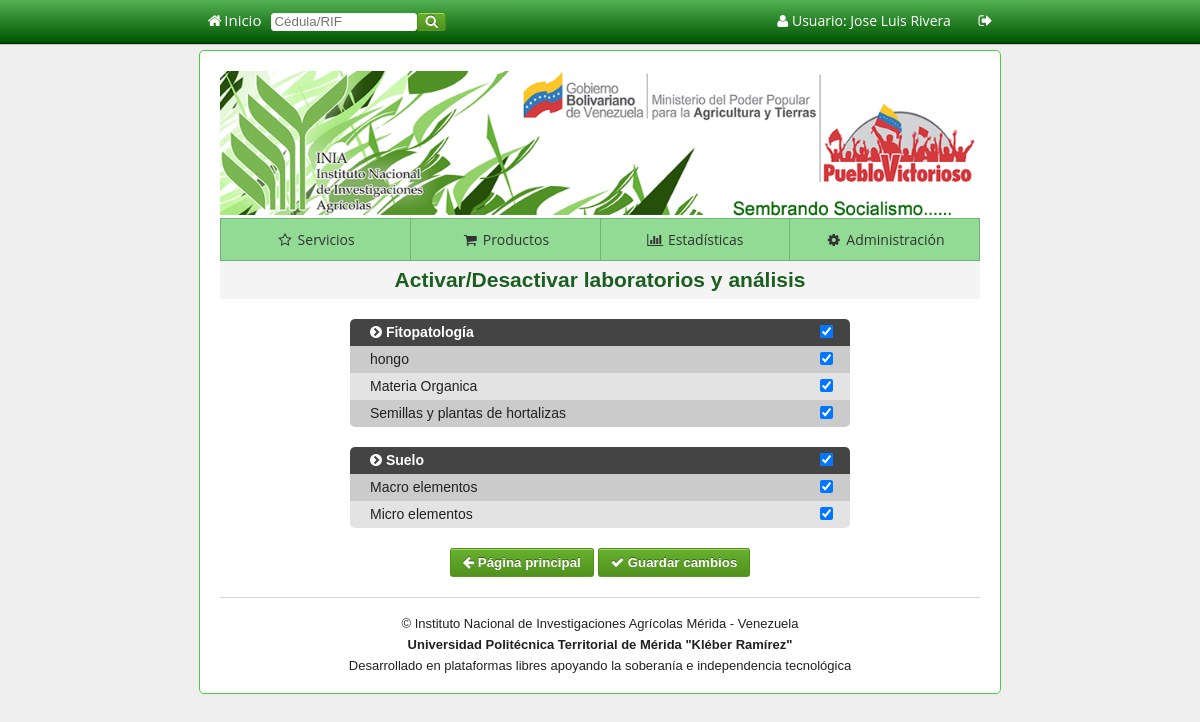
/0/home/estatus (signed in), run on the app's committed database.
### tables this page shows
CREATE TABLE IF NOT EXISTS `laboratorio` (
  `Cod_lab` int(11) NOT NULL,
  `Nom_lab` varchar(15) NOT NULL,
  `estatus` varchar(3) NOT NULL DEFAULT 'On'
);

CREATE TABLE IF NOT EXISTS `analisis` (
  `Cod_ana` int(11) NOT NULL,
  `Nom_ana` varchar(35) NOT NULL,
  `Precio_ana` int(11) NOT NULL,
  `Tipo` int(1) NOT NULL,
  `estatus` varchar(3) NOT NULL DEFAULT 'On' COMMENT 'estado del analisis'
);

### system/class.php (called while the page is built, shortened)
<?php
class laboratorio {
    public function cEstatus($mysqli)
    {
      $sql="SELECT * FROM laboratorio";
      return $mysqli->query($sql);
    }
}
class analisis {
    public function cEstatus($mysqli, $v) {
      $sql="SELECT * FROM analisis WHERE Tipo = '$v' ORDER BY Nom_ana ASC";
      return $mysqli->query($sql);
    }
}
?>

### 0/home/estatus.php (the view, shortened to what this page needs)
<!DOCTYPE html>
<html>
    <head>
        <?php include '../../layouts/head.php' ?>
    </head>
    <body>
        <?php include '../../system/menu.php' ?>
        <section class="bloque">
            <div>
                <?php include '../../layouts/cabecera-body.php' ?>
                <hgroup>
                    <h1>Activar/Desactivar laboratorios y análisis</h1>
                </hgroup>
            </div>
                <?php
                require_once '../../system/class.php';
                $laboratorios = new laboratorio();
                $reg=$laboratorios->cEstatus($mysqli);
                ?>
            <form action="cambioestado" method="POST">
                <?php
                $v=0;
                while ($lab = $reg->fetch_array()) {?>
                    <table class="tstatus">
                        <tr>
                            <td><i class="fa fa-chevron-circle-right"></i> <?php echo $lab[1]; ?></td>
                            <td><input type="checkbox" name="laboratorio[]" <?php echo "value='$lab[0]'"; if($lab[2]=='On'){ echo 'checked';}?> title="click aquí para desactivar todos los servicios de este laboratorio" /></td>
                        </tr>
                        <?php
                            $v++;
                            $analisis = new analisis();
                            $reg2=$analisis->cEstatus($mysqli,$v);
                            while($ana = $reg2->fetch_array())
                                if ($ana[3] == $lab[0]) {
                                ?>  <tr>
                                        <td><?php echo $ana[1]; ?></td>
                                        <td><input type="checkbox" name="analisis[]" <?php echo "value='$ana[0]'"; if($ana['estatus']=='On') echo 'checked'; ?> title="click aquí para desactivar este servicio" />
                                    </tr>
                        <?php   }
                    echo "</table>";
                }
                $mysqli->close();?>
                <div align="center">
                    <button type="button" name="Regresar atras" class="boton" onclick=location="inicio"><i class="fa fa-arrow-left"></i> Página principal</button>
                    <button type="submit" name="ActualizarEstado" class="boton"><i class="fa fa-check"></i> Guardar cambios</button>
                </div>
            </form>
            <?php include '../../layouts/layout_p.php' ?>
        </section>
    </body>
</html>

### css/estilo.css (style rules this page uses)
body { background-color: #EEEEEE; font-family: Calibri, Open Sans, Carlito; margin:auto; color: #212121; }
hgroup { background-color: #f4f4f4; }
hgroup h1 { text-align: center; height: 30px; margin: 0 auto; padding-top: 8px; color: #1B5E20; }
.bloque { background-color:#FFFFFF; border-left: solid; border-right: solid; border-bottom: solid; border-top: solid; border-width: 1px; border-radius: 5px; border-color: #4BCC40; max-width: 760px; padding-top: 20px; padding-left: 20px; padding-right: 20px; padding-bottom: 20px; margin:auto; margin-top:50px; }

### css/formulario.css (style rules this page uses)
body { font: 14px/21px "Lucida Sans", "Lucida Grande", "Lucida Sans Unicode", sans-serif; }
button.boton { background-color: #68b12f; background: -webkit-gradient(linear, left top, left bottom, from(#68b12f), to(#50911e)); background: -webkit-linear-gradient(top, #68b12f, #50911e); background: -moz-linear-gradient(top, #68b12f, #50911e); background: -ms-linear-gradient(top, #68b12f, #50911e); background: -o-linear-gradient(top, #68b12f, #50911e); background: linear-gradient(top, #68b12f, #50911e); border: 1px solid #509111; border-bottom: 1px solid #5b992b; border-radius: 3px; -webkit-border-radius: 3px; -moz-border-radius: 3px; -ms-border-radius: 3px; -o-border-radius: 3px; box-shadow: inset 0 1px 0 0 #9fd574; -webkit-box-shadow: 0 1px 0 0 #9fd574 inset; -moz-box-shadow: 0 1px 0 0 #9fd574 inset; -ms-box-shadow: 0 1px 0 0 #9fd574 inset; -o-box-shadow: 0 1px 0 0 #9fd574 inset; color: white; font-weight: bold; padding: 6px 12px; text-align: center; text-shadow: 0 -1px 0 #396715; margin: auto; margin-top: 20px; display: inline-block; }

### css/tablas.css (style rules this page uses)
table { margin: auto; margin-top: 20px; border-spacing: 0px; }
table tr td { width: 270px; height: 25px; text-align: left; }
table tr td:first-child { padding-left: 20px; }
table.estadisticas-caja-2 tr:first-child, table.estadisticas-caja-1 tr:first-child,table.usuario2 tr:first-child, table.factura2 tr:first-child,table.facturai tr:first-child, table.tcliente tr:first-child, table.tstatus tr:first-child, table.anapro tr:first-child, table.usuario tr:first-child { text-align: center; font-weight: bold; color:#fff; background-color: #444444; border-bottom: 1px #000000 solid; }
table tr:nth-child(even) { background-color: #CBCBCB; margin: 0px; }
table tr:nth-child(odd) { background-color: #E3E3E3; }
table.tstatus { width: 500px; }
table.tstatus tr td:first-child, .tstatus tr td:first-child { width: 490px; }
table.tstatus tr:first-child td:first-child { border-radius: 5px 0px 0px 0px; -moz-border-radius: 5px 0px 0px 0px; }
table.tstatus tr:first-child td:last-child { border-radius:0px 5px 0px 0px; -moz-border-radius: 0px 5px 0px 0px; }
table.tstatus tr:last-child td:last-child { border-radius:0px 0px 5px 0px; -moz-border-radius: 0px 0px 5px 0px; }
table.tstatus tr:last-child td:first-child { border-radius:0px 0px 0px 5px; -moz-border-radius: 0px 0px 0px 5px; }
table.tstatus td:last-child { text-align: center; width: 50px; }

### data on the page
laboratorio: Nom_lab "Fitopatología", estatus "☑"
analisis: Nom_ana "hongo", estatus "☑"
analisis: Nom_ana "Materia Organica", estatus "☑"
analisis: Nom_ana "Semillas y plantas de hortalizas", estatus "☑"
laboratorio: Nom_lab "Suelo", estatus "☑"
analisis: Nom_ana "Macro elementos", estatus "☑"
analisis: Nom_ana "Micro elementos", estatus "☑"

### other printed values
$this->nombre[$i] "Inicio"
$_SESSION['nombre'] "Jose Luis"
$_SESSION['apellido'] "Rivera"
$this->nombre[$i] "Servicios"
$this->nombre[$i] "Productos"
$this->nombre[$i] "Estadísticas"
$this->nombre[$i] "Administración"
